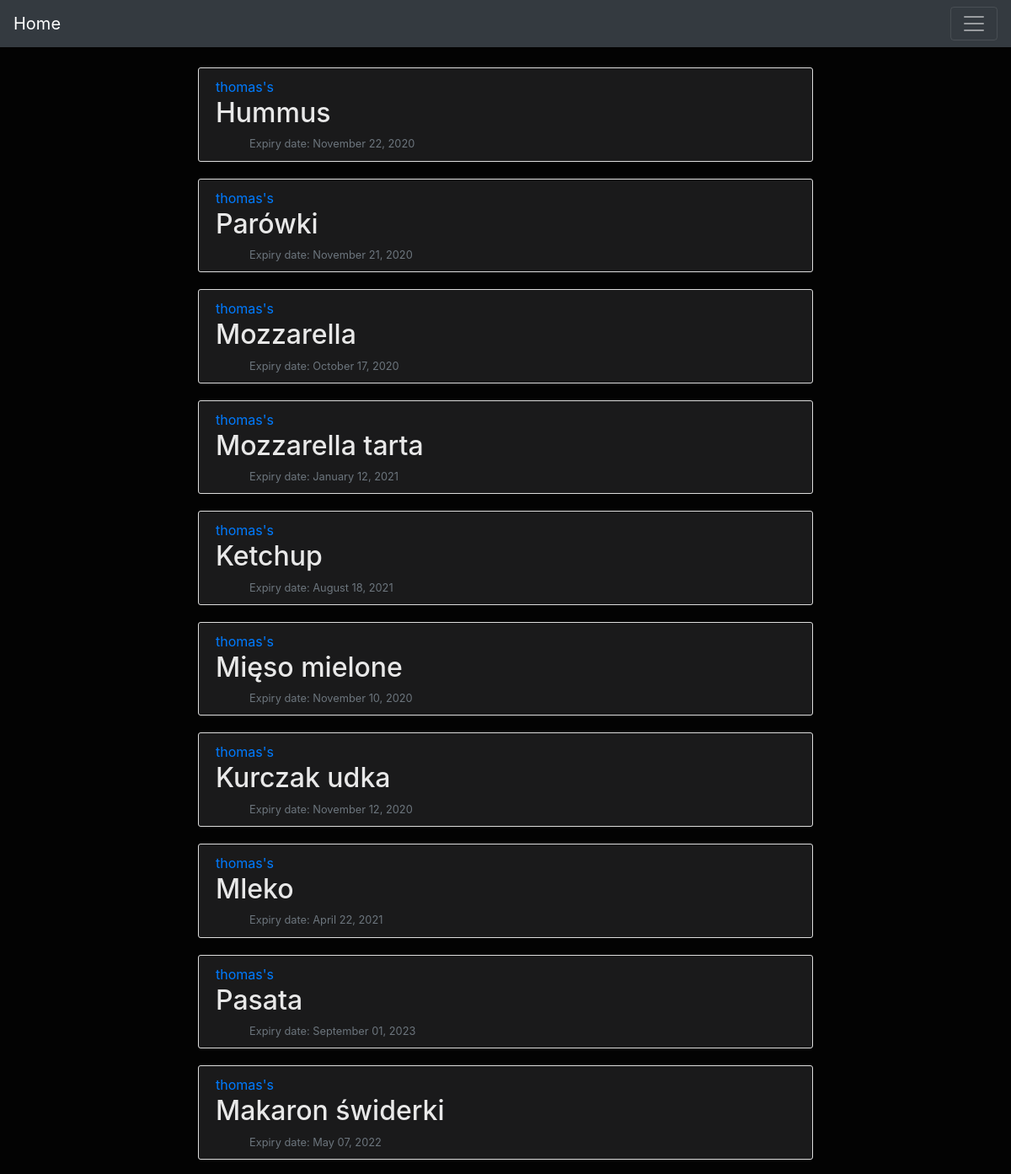
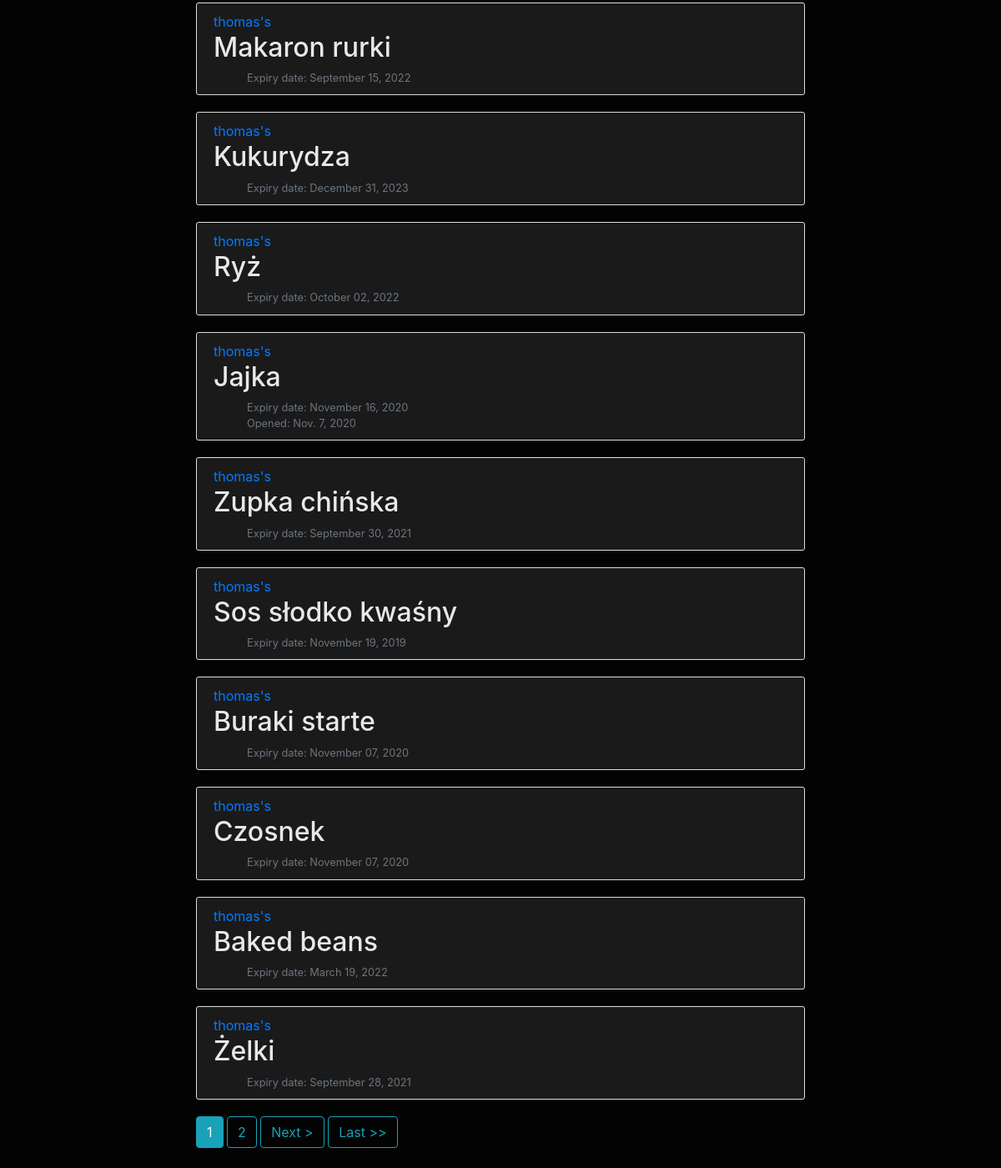
Page /foods/ on the committed database (2 pictures, top to bottom).
### foods/models.py (models this page shows, shortened)
class FoodType(models.Model):
    food = models.CharField(max_length = 200)
    add_date = models.DateField('date added')
    exp_date = models.DateField('expire date', null=True, blank=True)
    opened = models.BooleanField(default = False)
    opened_date = models.DateField('opened date', null=True, blank=True)
    quantity = models.IntegerField(default = 1)
    price = models.DecimalField(default = 0, max_digits = 10, decimal_places = 2)
    author = models.ForeignKey(User, on_delete=models.CASCADE)

### foods/views.py (the view)
# urls.py: path('', PostListView.as_view(), name='index'),
class PostListView(ListView):
    model = FoodType
    template_name = 'foods/index.html'
    context_object_name = 'latest_food_added'
    ordering = ['-add_date']
    paginate_by = 20

### foods/templates/foods/index.html (shortened to what this page needs)
{% extends "foods/base.html" %}
    {% block content %}
    {% for food in latest_food_added %}
        <article class="media content-section">
            <div class="media-body">
                <div>
                    <a class="mr-2" href="{% url 'user-posts' food.author.username %}">{{ food.author }}'s</a>
                </div>
                <h2><a class="article-title" href="{% url 'foods-detail' food.id %}">{{ food.food }}</a></h2>
                <small class="text-muted">
                    <ul>
                        Expiry date: {{ food.exp_date|date:"F d, Y" }}
                    </ul>
                    {% if food.opened == True %}
                        <ul>
                            Opened: {{ food.opened_date}}
                        </ul>
                    {% endif %}
                </small>
            </div>
        </article>
    {% endfor %}
    {% if is_paginated %}
            {% for num in page_obj.paginator.page_range %}
                {% if page_obj.number == num %}
                    <a class="btn btn-info mb-4" href="?page={{ num }}">{{ num }}</a>
                {% elif num > page_obj.number|add:'-3' and num < page_obj.number|add:'3' %}
                    <a class="btn btn-outline-info mb-4" href="?page={{ num }}">{{ num }}</a>
                {% endif %}
            {% endfor %}
            {% if page_obj.has_next %}
                <a class="btn btn-outline-info mb-4" href="?page={{ page_obj.next_page_number }}">Next &gt;</a>
                <a class="btn btn-outline-info mb-4" href="?page={{ page_obj.paginator.num_pages }}">Last &gt;&gt;</a>
            {% endif %}
        {% endif %}
    {% endblock content %}

### foods/static/foods/main.css (style rules this page uses)
body { background: #030303; color: #5c5c5c; margin-top: 5rem; }
h1, h2, h3, h4, h5, h6 { color: #cfd1d3; }
ul { margin: 0; }
.content-section { background: #1a1a1b; padding: 10px 20px; border: 1px solid #dddddd; border-radius: 3px; margin-bottom: 20px; }
.article-title { color: #e8e8e8; }

### rows in the picture
FoodType: author "thomas", food "Hummus", exp_date "November 22, 2020"
FoodType: author "thomas", food "Parówki", exp_date "November 21, 2020"
FoodType: author "thomas", food "Mozzarella", exp_date "October 17, 2020"
FoodType: author "thomas", food "Mozzarella tarta", exp_date "January 12, 2021"
FoodType: author "thomas", food "Ketchup", exp_date "August 18, 2021"
FoodType: author "thomas", food "Mięso mielone", exp_date "November 10, 2020"
FoodType: author "thomas", food "Kurczak udka", exp_date "November 12, 2020"
FoodType: author "thomas", food "Mleko", exp_date "April 22, 2021"
FoodType: author "thomas", food "Pasata", exp_date "September 01, 2023"
FoodType: author "thomas", food "Makaron świderki", exp_date "May 07, 2022"
FoodType: author "thomas", food "Makaron rurki", exp_date "September 15, 2022"
FoodType: author "thomas", food "Kukurydza", exp_date "December 31, 2023"
FoodType: author "thomas", food "Ryż", exp_date "October 02, 2022"
FoodType: author "thomas", food "Jajka", exp_date "November 16, 2020", opened_date "Nov. 7, 2020"
FoodType: author "thomas", food "Zupka chińska", exp_date "September 30, 2021"
FoodType: author "thomas", food "Sos słodko kwaśny", exp_date "November 19, 2019"
FoodType: author "thomas", food "Buraki starte", exp_date "November 07, 2020"
FoodType: author "thomas", food "Czosnek", exp_date "November 07, 2020"
FoodType: author "thomas", food "Baked beans", exp_date "March 19, 2022"
FoodType: author "thomas", food "Żelki", exp_date "September 28, 2021"

### other values in the picture
{{ num }} "1"
{{ num }} "2"
